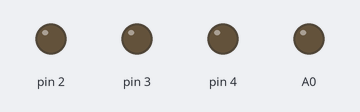
The sketch below on a simulated Arduino Uno, built with avr-gcc and run on an emulated ATmega328P. Shown: output pins drawn as LEDs (lit = HIGH).

Above: at 0.1 s.
At 1.1 s:
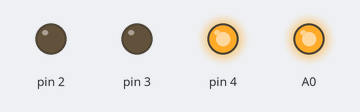
Timing chart, 0 to 2.6 s (numbered marks = the images above):
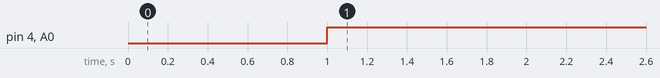

Measured:
- by itself, pin 4, A0: LOW → HIGH at 1.0 s

The sketch:

motor_q.ino
```cpp
int trig=7;
int echo=8;

void setup()
{
pinMode(7,INPUT);
pinMode(8,OUTPUT);

pinMode(4,OUTPUT);
pinMode(2,OUTPUT);
pinMode(3,OUTPUT);
pinMode(A0,OUTPUT);

}

void loop()
{
  digitalWrite(trig,HIGH);
  delayMicroseconds(10);
    digitalWrite(trig,LOW);
  delayMicroseconds(2);
  long a=pulseIn(echo,HIGH);
  int b=(a/58.2);
  if (b<=10)
  {
    digitalWrite(4,HIGH);
    digitalWrite(2,LOW);

    digitalWrite(3,LOW);
    digitalWrite(A0,HIGH);
    }
    else
  {
    digitalWrite(4,LOW);
    digitalWrite(2,HIGH);
     digitalWrite(3,LOW);
    digitalWrite(A0,HIGH);
    }

}
```
